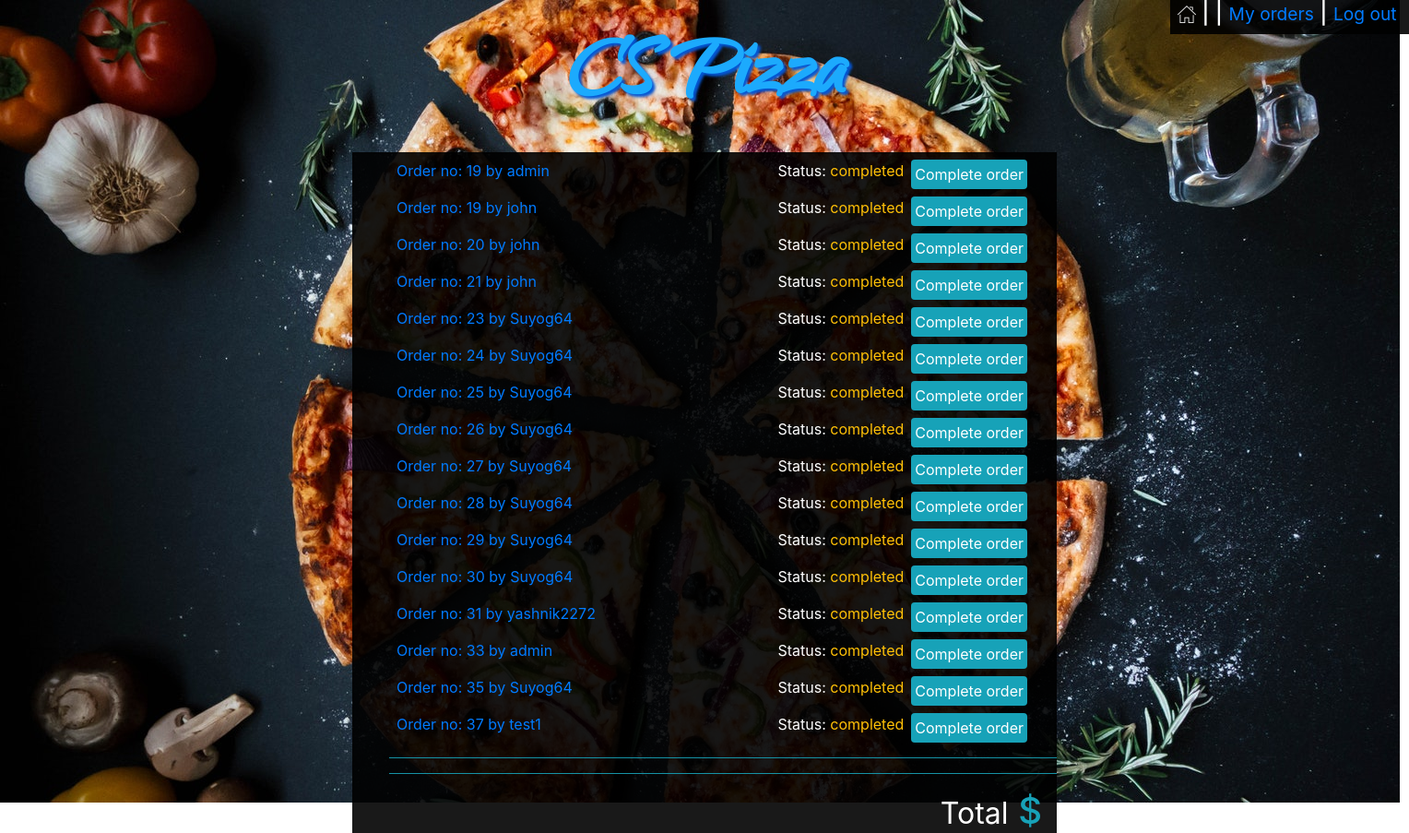
The app's page /orders_manager/admin/34 with its own data.
### orders/models.py (models this page shows, shortened)
class User_order(models.Model):
    user=models.ForeignKey(User,on_delete=models.CASCADE)
    order_number=models.IntegerField()
    topping_allowance=models.IntegerField(default=0)
    status=models.CharField(max_length=64,default='initiated')

### orders/views.py (the view)
# urls.py: path("orders_manager/<str:user>/<str:order_number>", views.orders_manager, name="orders_manager"),
def orders_manager(request,user,order_number):
    user=User.objects.get(username=user)
    context = {
        "Checkout":Order2.objects.filter(user=user,number=order_number),
        "Checkout_category":Order2.objects.filter(user=user,number=order_number).values_list('category').distinct(),
        "Total":list(Order2.objects.filter(user=user,number=order_number).aggregate(Sum('price')).values())[0],
        "user":request.user,
        "Category": Category.objects.all(),
        "Order_number":order_number,
        "All_orders":User_order.objects.exclude(status='initiated')
    }
    return render(request,"orders_manager.html",context)

### orders/templates/orders_manager.html (shortened to what this page needs)
<!DOCTYPE html>
<html style="height:100%">
<head>
    {% load static %}
    <link rel="stylesheet" type="text/css" href="{% static 'styles.css' %}">
    <link rel="stylesheet" href="https://maxcdn.bootstrapcdn.com/bootstrap/4.1.3/css/bootstrap.min.css">
</head>
<body style="height:100%">
    {% if Category %}
    <div id='username'>
        <h4 class='px-2' ><a href="{% url 'index' %}"><img src="{% static 'home.png' %}"></a> |
            {{user.username}} |
            {% if not user.is_superuser %}
            <small><a href="{% url 'my_orders' Order_number %}">My orders</a></small> |
            {% endif %}
            <small><a href="{% url 'logout' %}"> Log out&nbsp;</a></small>
        </h4>
    </div>
    {% endif %}
    <p id='logo' class='text-center m-0 font-weight-bold'><a href="{% url 'index' %}">CS Pizza</a></p>
    <div id='my_orders_container' class='w-50 mx-auto'>
        <div class=' text-left pr-3'>
            <ul >
                {% for row in All_orders%}
                <li class='p-2' >
                    <a href="{% url 'orders_manager' row.user row.order_number  %}"><span>Order no: {{row.order_number}} by {{row.user}}</span></a>
                    <a href="{% url 'complete_order' row.user row.order_number  %}"><span class='float-right mx-2 p-1 bg-info rounded text-white'>Complete order</span></a>
                    <span class='float-right'>Status: <span class='text-warning'>{{row.status}}</span></span>
                </li>
                {% endfor %}
            </ul>
        </div>
        <ul>
            <hr class='bg-info'>
            <hr class='bg-info'>
            <li class='text-info text-right pr-3 '><h1><small class='text-white'>Total</small> ${{Total|floatformat:2}}</h1></li>
        </ul>
    </div>
</body>
</html>

### orders/static/styles.css (style rules this page uses)
#logo { padding:0px; font-family: webLogo ; font-size: 110px; text-shadow: 3px 3px 3px rgb(5, 87, 211); }
#logo a:link, #place_order:link, #confirm_order:link { color:rgb(28, 170, 253); }
#center_box,#username { background-color: rgba(0, 0, 0, 0.9); color: white; }
#username { position: absolute; right: 0; }
li { list-style-type: none; }
#my_orders_container { background-color: rgba(0, 0, 0, 0.9); color: white; }

### records on screen
User_order: order_number "19", user "admin", status "completed"
User_order: order_number "19", user "john", status "completed"
User_order: order_number "20", user "john", status "completed"
User_order: order_number "21", user "john", status "completed"
User_order: order_number "23", user "Suyog64", status "completed"
User_order: order_number "24", user "Suyog64", status "completed"
User_order: order_number "25", user "Suyog64", status "completed"
User_order: order_number "26", user "Suyog64", status "completed"
User_order: order_number "27", user "Suyog64", status "completed"
User_order: order_number "28", user "Suyog64", status "completed"
User_order: order_number "29", user "Suyog64", status "completed"
User_order: order_number "30", user "Suyog64", status "completed"
User_order: order_number "31", user "yashnik2272", status "completed"
User_order: order_number "33", user "admin", status "completed"
User_order: order_number "35", user "Suyog64", status "completed"
User_order: order_number "37", user "test1", status "completed"
